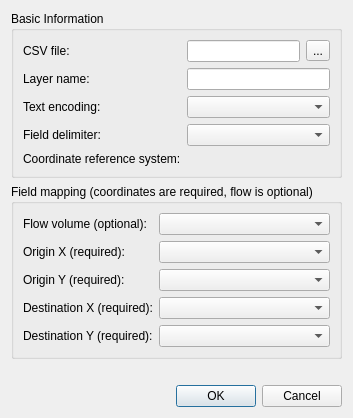
<?xml version="1.0" encoding="UTF-8"?>
<ui version="4.0">
 <class>GwmFlowDataDialog</class>
 <widget class="QDialog" name="GwmFlowDataDialog">
  <property name="windowTitle">
   <string>Import Flow Data</string>
  </property>
  <layout class="QVBoxLayout" name="verticalLayout">
   <item>
    <widget class="QGroupBox" name="basicGroupBox">
     <property name="title">
      <string>Basic Information</string>
     </property>
     <layout class="QFormLayout" name="formLayoutBasic">
      <item row="0" column="0">
       <widget class="QLabel" name="labelFile">
        <property name="text">
         <string>CSV file:</string>
        </property>
       </widget>
      </item>
      <item row="0" column="1">
       <layout class="QHBoxLayout" name="filePathLayout">
        <item>
         <widget class="QLineEdit" name="filePathEdit"/>
        </item>
        <item>
         <widget class="QToolButton" name="browseButton">
          <property name="text">
           <string>...</string>
          </property>
         </widget>
        </item>
       </layout>
      </item>
      <item row="1" column="0">
       <widget class="QLabel" name="labelLayerName">
        <property name="text">
         <string>Layer name:</string>
        </property>
       </widget>
      </item>
      <item row="1" column="1">
       <widget class="QLineEdit" name="layerNameEdit"/>
      </item>
      <item row="2" column="0">
       <widget class="QLabel" name="labelEncoding">
        <property name="text">
         <string>Text encoding:</string>
        </property>
       </widget>
      </item>
      <item row="2" column="1">
       <widget class="QComboBox" name="encodingCombo"/>
      </item>
      <item row="3" column="0">
       <widget class="QLabel" name="labelDelimiter">
        <property name="text">
         <string>Field delimiter:</string>
        </property>
       </widget>
      </item>
      <item row="3" column="1">
       <widget class="QComboBox" name="delimiterCombo"/>
      </item>
      <item row="4" column="0">
       <widget class="QLabel" name="labelCrs">
        <property name="text">
         <string>Coordinate reference system:</string>
        </property>
       </widget>
      </item>
      <item row="4" column="1">
       <widget class="QgsProjectionSelectionWidget" name="crsSelector"/>
      </item>
     </layout>
    </widget>
   </item>
   <item>
    <widget class="QGroupBox" name="mappingGroupBox">
     <property name="title">
      <string>Field mapping (coordinates are required, flow is optional)</string>
     </property>
     <layout class="QFormLayout" name="formLayoutMapping">
      <item row="0" column="0">
       <widget class="QLabel" name="labelFlowVolume">
        <property name="text">
         <string>Flow volume (optional):</string>
        </property>
       </widget>
      </item>
      <item row="0" column="1">
       <widget class="QComboBox" name="flowVolumeCombo"/>
      </item>
      <item row="1" column="0">
       <widget class="QLabel" name="labelOriginX">
        <property name="text">
         <string>Origin X (required):</string>
        </property>
       </widget>
      </item>
      <item row="1" column="1">
       <widget class="QComboBox" name="originXCombo"/>
      </item>
      <item row="2" column="0">
       <widget class="QLabel" name="labelOriginY">
        <property name="text">
         <string>Origin Y (required):</string>
        </property>
       </widget>
      </item>
      <item row="2" column="1">
       <widget class="QComboBox" name="originYCombo"/>
      </item>
      <item row="3" column="0">
       <widget class="QLabel" name="labelDestX">
        <property name="text">
         <string>Destination X (required):</string>
        </property>
       </widget>
      </item>
      <item row="3" column="1">
       <widget class="QComboBox" name="destXCombo"/>
      </item>
      <item row="4" column="0">
       <widget class="QLabel" name="labelDestY">
        <property name="text">
         <string>Destination Y (required):</string>
        </property>
       </widget>
      </item>
      <item row="4" column="1">
       <widget class="QComboBox" name="destYCombo"/>
      </item>
     </layout>
    </widget>
   </item>
   <item>
    <widget class="QLabel" name="statusLabel">
     <property name="text">
      <string/>
     </property>
     <property name="wordWrap">
      <bool>true</bool>
     </property>
    </widget>
   </item>
   <item>
    <widget class="QDialogButtonBox" name="buttonBox">
     <property name="standardButtons">
      <set>QDialogButtonBox::Cancel|QDialogButtonBox::Ok</set>
     </property>
    </widget>
   </item>
  </layout>
 </widget>
 <customwidgets>
  <customwidget>
   <class>QgsProjectionSelectionWidget</class>
   <extends>QWidget</extends>
   <header>qgsprojectionselectionwidget.h</header>
  </customwidget>
 </customwidgets>
 <resources/>
 <connections/>
</ui>
